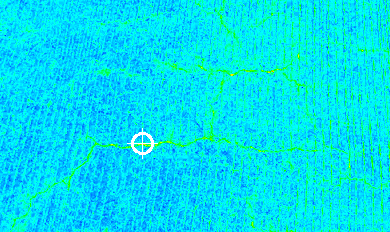
#> input picture CVE Hmk2/cracks-color.png, 390 x 232 px
$ python PS2-1.py
#> lines starting #> are read from the running program, lines starting #| are printed output that depends on the picture; after the words box and inside, x2 and y2 are one past the last pixel; in counts of white or black regions, pixels touching at a corner belong together
#import cv2 and numpy libraries
import cv2
import numpy as np

#Get input from the user as a string
file = input("What file do you want to use? ")
#> the answer given: cracks-color.png

#Read in intial image, set imread to 0 to ensure a gray scale image
gray_image = cv2.imread(file, 0)
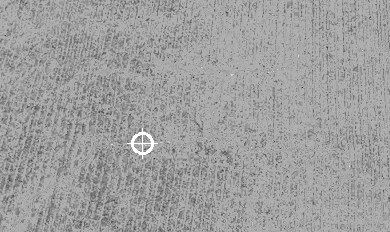
#> gray_image: shape (232, 390); min 29, max 255, mean 158.9
#record h and w for window sizes
h,w = gray_image.shape
#> h = 232; w = 390

#Finds the maximum pixel in the image numpy array using np.amax
maxpixel = np.amax(gray_image)
#> maxpixel = 255
#Finds the minimum pixel in the image numpy array using np.amin
minpixel = np.amin(gray_image)
#> minpixel = 29

#Make a look-up table to convert the lowest gray value to blue and the highest gray value to red.
#The other gray values should be mapped to rainbow colors by the method explained in the lecture.

#Do not use OpenCV
#Hard coding tone curve graphs for blue, green, and red
#the scaled value is a value between 0 and 1 with 0 being the min and 1 being the max
#The if/elif statements for each tone curve corresponds to the values on the tone curve graph
#This ensures the values of the pixels shift from blue to red
def bluefunc(scaled):
    if scaled <= .25:
        blue = 255
    elif (scaled > 0.25 and scaled < .5):
        blue = ((-255/0.25)*(scaled-0.25))+255
    elif scaled >= .5:
        blue = 0
    else:
        #error has occurred as pixel is not between 0 and 255
        print("pixel out of scope")
        #ensure the pixel is an integer not a float
    return int(blue)
def greenfunc(scaled):
    if scaled <= .25:
        green = (255/0.25)*(scaled)
    elif (scaled > 0.25 and scaled < .75):
        green = 255
    elif scaled >= .75:
        green = ((-255/0.25)*(scaled-0.75))+255
    else:
        #error has occurred as pixel is not between 0 and 255
        print("pixel out of scope")
        #ensure the pixel is an integer not a float
    return int(green)
def redfunc(scaled):
    if scaled <= .5:
        red = 0
    elif (scaled > 0.5 and scaled < 0.75):
        red = (255/0.25)*(scaled-0.5)
    elif scaled >= .75:
        red = 255
    else:
        #error has occurred as pixel is not between 0 and 255
        print("pixel out of scope")
        #ensure the pixel is an integar not a float
    return int(red)

#scaling the pixel values from 0 to 1 for mapping to tone curve
#The function (pixel-minpixel)/(maxvalue-minvalue) scales each pixel from zero to one
# This way if the minimum pixel isn't exactly 0 or the max pixel isn't exactly 255 then
# this scales the pixels so the max is now 255 and the min is now 0

#scales the pixels in the image from 0 to 1 to ensure the maximum value is red and minimum pixel value is blue
def scalepix(pixelvalue, minvalue=minpixel, maxvalue=maxpixel):
    scaled = (pixelvalue-minvalue)/(maxvalue-minvalue)
    tablelookup = int(scaled*255)
    if (tablelookup < 0 or tablelookup > 255):
        print("Out of scope")
        print(tablelookup)
    return tablelookup

# For the tone curve, a table is created that takes in a value from 0 to 255, this curve is built with the function above
# using (bluefunc, greenfunc, redfunc) to get the exact pixel value. This maps an individual gray scale
# pixel to a color pixel on the tone curve

#Creates lookup table to be used to color image
table = []
for value in list(range(0,256)):
    scaled=value/255
    blue = bluefunc(scaled)
    green = greenfunc(scaled)
    red = redfunc(scaled)
    colorpixel = [blue, green, red]
    table.append(colorpixel)

table = np.array(table)

#changing out pixels from gray scale to tone curve using the lookup table and the scaled function created above for the color map
#this iterates through every pixel scales it and looks up the value on the lookuptable above to individually change out pixels

def lookuptable(image, minpix, maxpix):
#> called with minpix = 29, maxpix = 255
    color_image = []
    for i in image:
        pixel = []
        for j in i:
            pixel.append(table[scalepix(pixelvalue = j, minvalue=minpix, maxvalue=maxpix)])
        color_image.append(pixel)
#> this loop made 232 passes

    return color_image

#uses lookup table function above to generate final image
colorimage = np.array(lookuptable(image=gray_image, minpix=minpixel, maxpix=maxpixel))
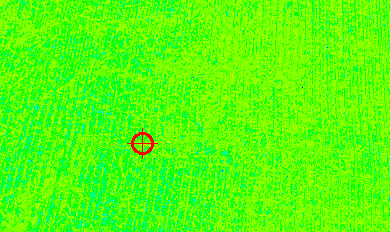
#> colorimage: shape (232, 390, 3) int64; mean of channels 0, 1, 2 11.8, 254.3, 85.1; drawn as B, G, R
#ensures the numpy array is readable to opencv by making the numpy array an array of 1-byte unsigned integers
colorimage = colorimage.astype(np.uint8)


#Using OpenCV functions, draw a cross in a circle to indicate the pixel of the highest gray value.
#Draw the cross and circle with white. If multiple pixels share the same highest gray value, place the
#cross and circle at the center of gravity of these pixels. Figure 4 shows a sample input image and
#output image.

#Use OpenCV cv2.line() and cv2.circle()
#Find location of max pixel(s) by using np.where to identify location of max pixels equal to the value identified
#by zipping and converting it to a list the output is easier to use for find the x and y center of gravity

#Get center of gravity
location = list(zip(*np.where(gray_image==maxpixel)))
#Create list of x and y values of max pixels
xlist = []
ylist = []

#unwrap tuples and add them to x and y lists
for tuples in location:
    y, x = tuples
    xlist.append(x)
    ylist.append(y)
#> this loop made 243 passes
#> tuples on passes 1 to 3: (128, 142), (129, 142), (130, 142)

#Obtain the x center of gravity of the max value pixels by summing all the pixels x values and dividing by the number of pixels
#Repeat the same process for y
#combine in a tuple to get center of gravity
cgx = sum(xlist)/len(xlist)
cgy = sum(ylist)/len(ylist)
#ensures values are an integer not a float
cg = (int(cgx),int(cgy))

#set size for lines
size = 15

#draws an cross on the center of gravity of an image

#Create starting and end points for the line by add and subtracting from the center of gravity coordinates with size
cgs1 = (int(cgx+size),int(cgy))
cge1 = (int(cgx-size),int(cgy))
cgs2 = (int(cgx),int(cgy+size))
cge2 = (int(cgx),int(cgy-size))

#Draws a circle using OpenCV's circle function, the radius is the size of the circle
#image is the numpy array being used to draw the circle
#cg is the center of the circle
# thickness is the thickness of the line to draw the circle and
# color is the color channel pixel value, in this case (255,255,255) is the value for white
cv2.circle(colorimage, cg, radius=10, color=(255,255,255), thickness=2)
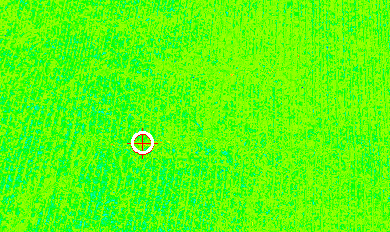
#> colorimage: shape (232, 390, 3); mean of channels 0, 1, 2 12.3, 254.7, 85.2; drawn as B, G, R
#Draws a cross using OpenCV's line function
#image is the numpy array being used to draw the cross
#cgs and cge are the starting and ending coordinates for the line
#thickness is the thickness of the line to draw the cross and
# color is the color channel pixel value, in this case (255,255,255) is the value for white
cv2.line(colorimage, cgs1, cge1, color=(255,255,255), thickness=1)
#> colorimage: shape (232, 390, 3); 0.03% of pixels changed, all inside (x1, y1, x2, y2) = (127, 142, 158, 143)
cv2.line(colorimage, cgs2, cge2, color=(255,255,255), thickness=1)
#> colorimage: shape (232, 390, 3); mean of channels 0, 1, 2 12.5, 254.8, 85.3

#Save the final color image as input-filename-color.png and display the file in the second window

#Output grayscale image window based on size of original image
cv2.namedWindow("Original Image", cv2.WINDOW_NORMAL)
cv2.resizeWindow("Original Image", w, h)
#Output color image window based on size of original image
cv2.namedWindow("Output color image", cv2.WINDOW_NORMAL)
cv2.resizeWindow("Output color image", w, h)

#Displays original image using windows generated above
cv2.imshow("Original Image", gray_image)

#Displays new image using windows generated above
cv2.imshow("Output color image", colorimage)

# fucntion the program waits for any key to be pressed
cv2.waitKey(0)
# The destoyAllWindows fucntion closes all windows after the script is complete.
cv2.destroyAllWindows()

#Split file on . for png and file name
newname = file.split(".")
#concatenate list of strings and add in name of file
filecolor = newname[0]+"-color."+newname[1]

#Use opencv's imwrite function to pass in file name and image that is being saved
cv2.imwrite(filecolor,colorimage)
